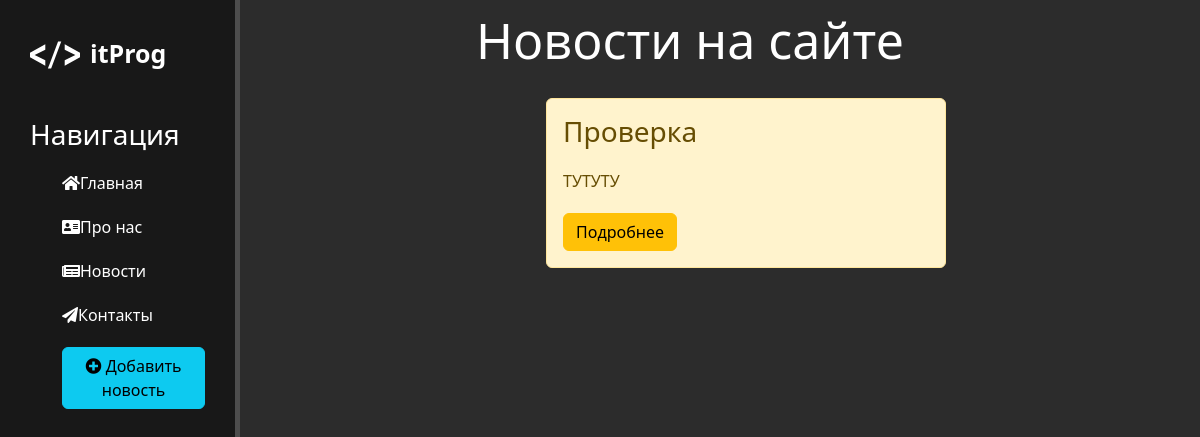
The page /news/ on the database as committed earlier.
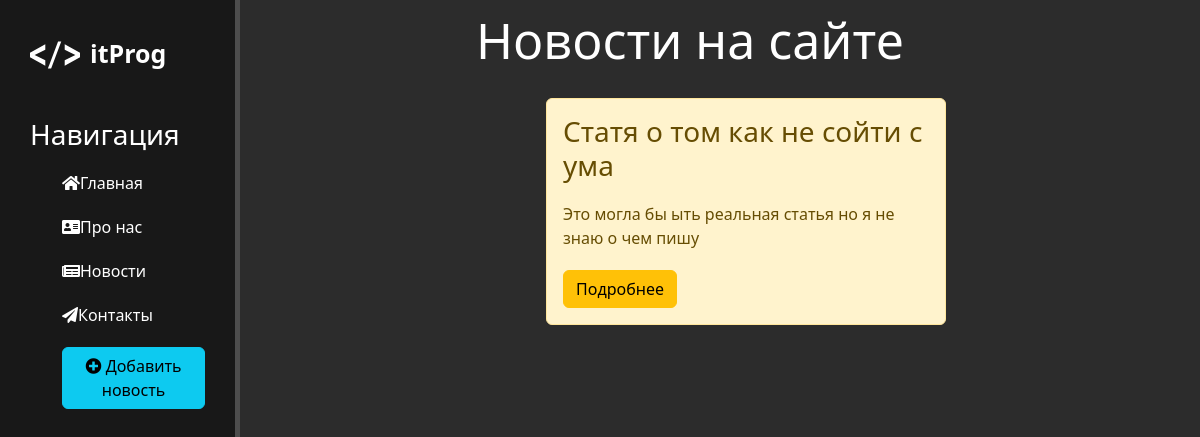
The same page on the database as committed later.
### news/models.py (models this page shows, shortened)
class Article(models.Model):
    title = models.CharField('Название', max_length=50)
    anons = models.CharField('Анонс', max_length=250)
    full_text = models.TextField('Статья')
    date = models.DateTimeField('Дата публикации')
    class Meta:
        verbose_name = 'Новость'
        verbose_name_plural = 'Новости'

### news/views.py (the view)
# urls.py: path('', views.news_index, name='news_index'),
def news_index(request):
    news = Article.objects.order_by('date')
    return render(request, 'news/news_index.html', {'news': news})

### news/templates/news/news_index.html (shortened to what this page needs)
{% extends 'main/layout.html' %}
{% block content %}
    <div class="features">
        <h1>Новости на сайте</h1>
        {% if news%}
            {% for el in news %}
                <div class="alert alert-warning">
                    <h3>{{ el.title }}</h3>
                    <p>{{ el.anons }}</p>
                    <a href="{% url 'news-detail' el.id %}" class="btn btn-warning">Подробнее</a>
                </div>
            {% endfor %}
        {% else %}
            <p>У вас нет записей!</p>
        {% endif %}
    </div>
{% endblock %}

### main/templates/main/layout.html (shortened to what this page needs)
{% load static %}
<!doctype html>
<html lang="ru">
<head>
    <link rel="stylesheet" href="https://cdn.jsdelivr.net/npm/bootstrap@5.3.3/dist/css/bootstrap.min.css">
    <link rel="stylesheet" href="{% static 'main/css/main.css' %}?v3">
    <link rel="stylesheet" href="https://use.fontawesome.com/releases/v5.8.2/css/all.css">
</head>
<body>
    <aside>
        <img src="{% static 'main/img/icon.svg' %}" alt="icon" width="30%">
        <span class="logo">itProg</span>
        <h3>Навигация</h3>
        <ul>
            <a href="{% url 'index' %}"><li><i class="fas fa-home"></i>Главная</li></a>
            <a href="{% url 'about' %}"><li><i class="fas fa-address-card"></i>Про нас</li></a>
            <a href="{% url 'news_index' %}"><li><i class="fas fa-newspaper"></i>Новости</li></a>
            <a href=""><li><i class="fas fa-paper-plane"></i>Контакты</li></a>
            <a href="{% url 'create' %}"><li><button class="btn btn-info"><i class="fas fa-plus-circle"></i> Добавить новость</button></li></a>
        </ul>
    </aside>
    <main>
        {% block content %}
        {% endblock %}
    </main>
</body>
</html>

### main/static/main/css/main.css (style rules this page uses)
body { background: #2c2c2c; }
aside { float: left; background: #181818; width: 20%; padding: 2.5%; height: 100vh; color: white; border-right: 5px solid #4d4d4d; }
aside img { width: 50px; float: left; }
aside .logo { font-size: 25px; margin-left: 10px; font-weight: bold; position: relative; top: 5px; }
aside h3 { margin-top: 50px; font-size: 28px; }
aside ul { list-style: none; }
a { text-decoration: none; }
aside ul li { color: #fff; display: block; margin-top: 20px; transition: tramsform .3s ease; }
main .features { float: left; color: #fff; margin-top: 10px; text-align: center; width: 75%; }
main .features h1 { font-size: 50px; }
main .features p { max-width: 400px; margin: 20px auto; }
.alert-warning { float: left; clear: both; width: 400px; margin: 20px 34%; text-align: left; }

Rows that differ between the two databases and show on the page:
removed Article: title "Проверка", anons "ТУТУТУ"
added Article: title "Статя о том как не сойти с ума", anons "Это могла бы ыть реальная статья но я не знаю о чем пишу"
